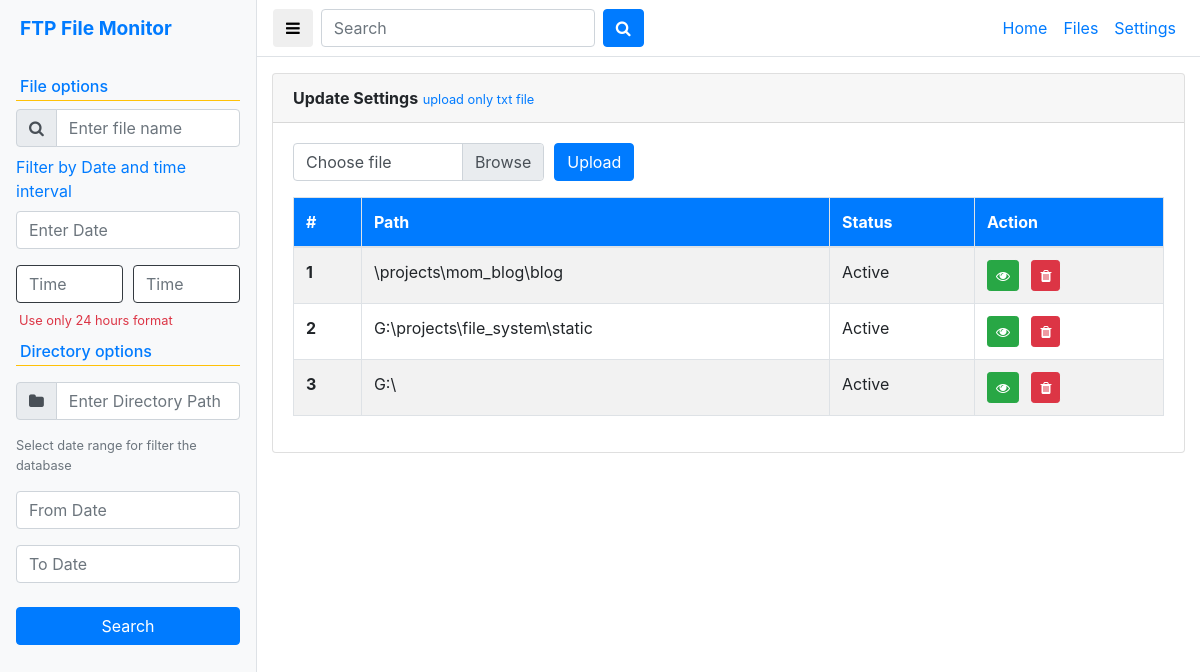
/settings/, run on an earlier commit of the app's database.
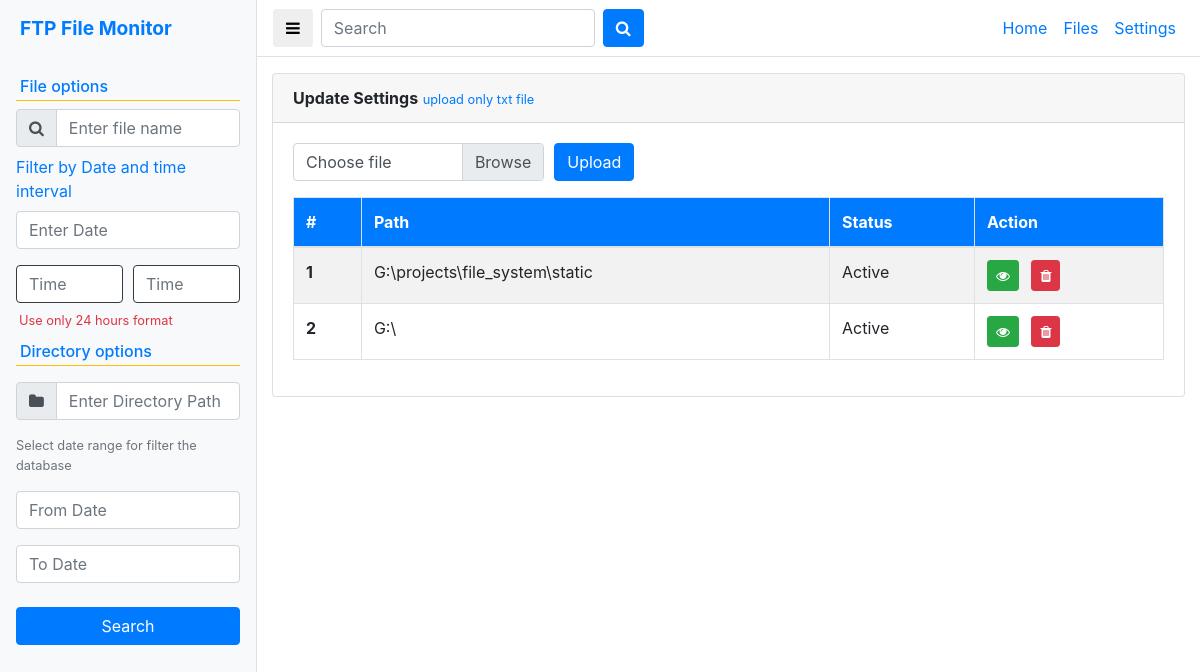
And on a later commit of the database.
### file_app/models.py (models this page shows)
class Settings(models.Model):
	path 				= models.CharField(max_length=500)
	status				= models.BooleanField(default=False)

### file_app/views.py (the view, shortened to what this page needs)
# urls.py: path('settings/', settings, name="settings"),
def settings(request):
	settings = Settings.objects.all()
	return render(request, 'settings.html', {'settings':settings})

### templates/settings.html (shortened to what this page needs)
{% extends "base.html" %}
{% block content %}
      <div class="card mt-3 mb-3">
        <div class="card-header"><strong>Update Settings</strong> <small class="text-primary">upload only txt file</small></div>
        <div class="card-body">
            <form method="POST" action="" enctype="multipart/form-data">
            <div class="form-row" style="width: 40%;">
            <div class="col-md-9 mb-3">
            <div class="custom-file">
            <label class="custom-file-label" for="customFile">Choose file</label>
            </div>
            </div>
            <div class="col-md-3 mb-3">
            <button class="btn btn-primary" type="submit">Upload</button>
            </div>
            </div>
            </form>
        	<table class="table table-striped table-hover table-bordered">
      <thead>
        <tr class="bg-primary text-white">
          <th scope="col">#</th>
          <th scope="col">Path</th>
          <th scope="col">Status</th>
          <th scope="col">Action</th>
        </tr>
      </thead>
      <tbody>
        {% for set in settings %}
        <tr>
          <th scope="row">{{ forloop.counter }}</th>
          <td>{{set.path}}</td>
          <td>
          	{% if set.status == True %}
          	Active
          	{% else %}
          	Not active
          	{% endif %}
          </td>
          <td>
          	{% if set.status == True%}
          	<a class="btn btn-success btn-sm" href="{% url 'update_setting' set.id set.status %}"><i class="fa fa-eye"></i></a>
          	{% else %}
          	<a class="btn btn-warning btn-sm" href="{% url 'update_setting' set.id set.status %}"><i class="fa fa-eye"></i></button>
          	{% endif %}
          	<a class="btn btn-danger btn-sm ml-2" href="{% url 'delete_setting' set.id %}"><i class="fa fa-trash"></i></a>
          </td>
        </tr>
        {% endfor %}
      </tbody>
    </table>
        </div>
      </div>
{% load static %}
{% endblock content %}

### templates/base.html (shortened to what this page needs)
<!DOCTYPE html>
<html lang="en">
{% load static %}
<head>
<link rel="stylesheet" href="https://maxcdn.bootstrapcdn.com/bootstrap/4.0.0/css/bootstrap.min.css">
<link href="https://unpkg.com/gijgo@1.9.13/css/gijgo.min.css" rel="stylesheet" type="text/css" />
  <link href="{% static 'css/simple-sidebar.css' %}" rel="stylesheet">
  <link rel="stylesheet" href="https://stackpath.bootstrapcdn.com/font-awesome/4.7.0/css/font-awesome.min.css">
</head>
<body>
  <div class="d-flex" id="wrapper">
    <div class="bg-light text-primary border-right" id="sidebar-wrapper">
      <div class="sidebar-heading" style="font-weight: bold;"><a href="{% url 'home' %}">FTP File Monitor</a></div>
      <div class="list-group list-group-flush text-primary p-3">
        <form action="{% url 'file' %}">
          <h6 class="border-bottom border-warning p-1 text-primary">File options</h6>
          <div class="input-group mb-2 mr-sm-2">
            <div class="input-group-prepend">
              <div class="input-group-text"><i class="fa fa-search"></i></div>
            </div>
            <input type="text" class="form-control" name="query" value="{{ request.GET.query }}" placeholder="Enter file name">
          </div>
          <div class="form-group">
            <label>Filter by Date and time interval</label>
            <input class="form-control" id="date" placeholder="Enter Date" style="border-radius: None;" name="date" value="{{ request.GET.date }}">
          </div>
          <div class="form-row">
          <div class="col">
            <input type="text" class="form-control border border-dark" value="{{ request.GET.st_time }}" placeholder="Time" id="st_time" name="st_time">
          </div>
          <div class="col">
            <input type="text" class="form-control border border-dark" value="{{ request.GET.en_time }}" placeholder="Time" id="en_time" name="en_time">
          </div>
          <small id="emailHelp" style="width: 100%;" class="form-text p-2 mt-0 text-danger">Use only 24 hours format</small>
          </div>
          <h6 class="border-bottom border-warning p-1 text-primary">Directory options</h6>
          <div class="input-group mb-2 mt-3 mb-3 mr-sm-2">
            <div class="input-group-prepend">
              <div class="input-group-text"><i class="fa fa-folder"></i></div>
            </div>
            <input type="text" class="form-control" name="folder" value="{{ request.GET.folder }}" placeholder="Enter Directory Path">
          </div>
          <div class="form-group">
          <small id="emailHelp" class="form-text text-muted mb-3">Select date range for filter the database</small>
          <input type="text" class="form-control" placeholder="From Date" id="s_date" name="start_date" value="{{ request.GET.start_date }}">
          </div>
          <div class="form-group">
            <input type="text" class="form-control" placeholder="To Date" id="e_date" name="end_date" value="{{ request.GET.end_date }}">
          </div>
        <div class="form-group text-center mt-4">
          <button type="submit" class="btn btn-primary" style="width: 100%;">Search</button>
        </div>
        </form>
      </div>
    </div>
    <div id="page-content-wrapper">
      <nav class="navbar navbar-expand-lg navbar-white bg-white border-bottom">
        <button class="btn" id="menu-toggle"><i class="fa fa-bars"></i></button>
        <form class="form-inline my-2 ml-2 my-lg-0">
      <input class="form-control mr-sm-2" type="search" placeholder="Search" aria-label="Search">
      <button class="btn btn-primary my-2 my-sm-0" type="submit"><i class="fa fa-search"></i></button>
    </form>
        <div class="collapse navbar-collapse" id="navbarSupportedContent">
          <ul class="navbar-nav ml-auto mt-2 mt-lg-0">
            <li class="nav-item active">
              <a class="nav-link text-primary" href="{% url 'home' %}">Home <span class="sr-only">(current)</span></a>
            </li>
            <li class="nav-item">
              <a class="nav-link text-primary" href="{% url 'file'%}">Files</a>
            </li>
            <li class="nav-item">
              <a class="nav-link text-primary" href="{% url 'settings' %}">Settings</a>
            </li>
          </ul>
        </div>
      </nav>
<div class="container-fluid">
{% block content %}
{% endblock content %}
</div>
    </div>
  </div>
</body>
</html>

### static/css/simple-sidebar.css (style rules this page uses)
#wrapper { overflow-x: hidden; }
#sidebar-wrapper { min-height: 100vh; margin-left: -15rem; -webkit-transition: margin .25s ease-out; -moz-transition: margin .25s ease-out; -o-transition: margin .25s ease-out; transition: margin .25s ease-out; }
#sidebar-wrapper .sidebar-heading { padding: 0.875rem 1.25rem; font-size: 1.2rem; }
#sidebar-wrapper .list-group { width: 16rem; }
#page-content-wrapper { min-width: 100vw; }
@media (min-width: 768px) { #sidebar-wrapper { margin-left: 0; } }
@media (min-width: 768px) { #page-content-wrapper { min-width: 0; width: 100%; } }

What changed in the data, as far as the page shows it:
removed Settings: path "\\projects\\mom_blog\\blog", status "Active"
